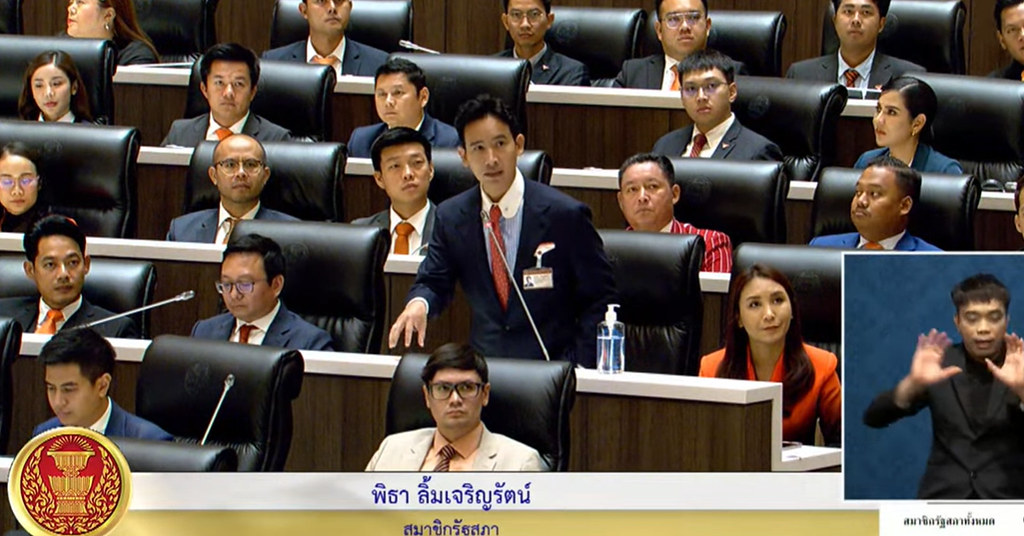
#> input picture Parliment2.jpg, 1024 x 536 px
$ python face-detect.py
#> lines starting #> are read from the running program, lines starting #| are printed output that depends on the picture; after the words box and inside, x2 and y2 are one past the last pixel; in counts of white or black regions, pixels touching at a corner belong together
import cv2

# Load the pre-trained Haar Cascade classifier for face detection
face_cascade = cv2.CascadeClassifier(cv2.data.haarcascades + 'haarcascade_frontalface_default.xml')

# Load the image
image_path = 'Parliment2.jpg'  # Replace with your image path
image = cv2.imread(image_path)
#> image is the input picture: shape (536, 1024, 3); mean B, G, R 72.1, 80.6, 90.9

# Convert the image to grayscale
gray = cv2.cvtColor(image, cv2.COLOR_BGR2GRAY)
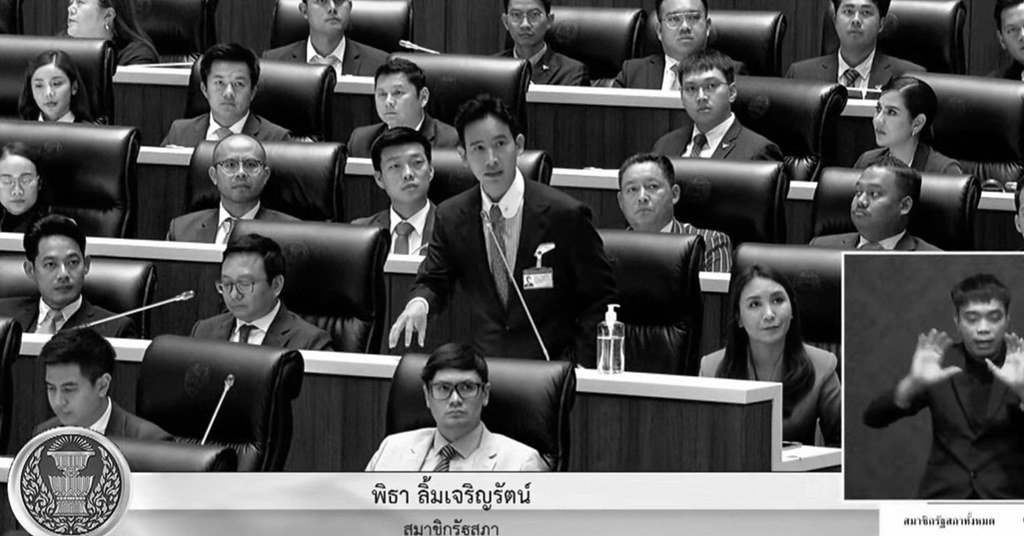
#> gray: shape (536, 1024); min 0, max 255, mean 82.7

# Perform face detection
faces = face_cascade.detectMultiScale(gray, scaleFactor=1.1, minNeighbors=5, minSize=(30, 30), flags=cv2.CASCADE_SCALE_IMAGE)
#> faces = 17 rows, first 6: [367, 75, 49, 49], [660, 2, 48, 48], [23, 64, 52, 52], [504, 1, 43, 43], [200, 60, 58, 58], [614, 165, 58, 58]

# Draw rectangles and add centered labels
for idx, (x, y, w, h) in enumerate(faces):
    cv2.rectangle(image, (x, y), (x+w, y+h), (0, 0, 255), 2)
    label = f"{idx+1}"
    (text_width, text_height), _ = cv2.getTextSize(label, cv2.FONT_HERSHEY_SIMPLEX, 0.9, 2)
    text_x = x + (w - text_width) // 2
    cv2.putText(image, label, (text_x, y-10), cv2.FONT_HERSHEY_SIMPLEX, 0.9, (255, 255, 180), 2)  # Pink text
#> this loop made 17 passes
#> (x, y, w, h, label, text_width, text_x) on passes 1 to 12: (367, 75, 49, 49, '1', 20, 381), (660, 2, 48, 48, '2', 20, 674), (23, 64, 52, 52, '3', 20, 39), (504, 1, 43, 43, '4', 20, 515), (200, 60, 58, 58, '5', 20, 219), (614, 165, 58, 58, '6', 20, 633), (955, 297, 57, 57, '7', 20, 973), (674, 66, 56, 56, '8', 20, 692), (212, 142, 58, 58, '9', 20, 231), (377, 140, 60, 60, '10', 38, 388), (212, 261, 59, 59, '11', 38, 222), (33, 366, 58, 58, '12', 38, 43)
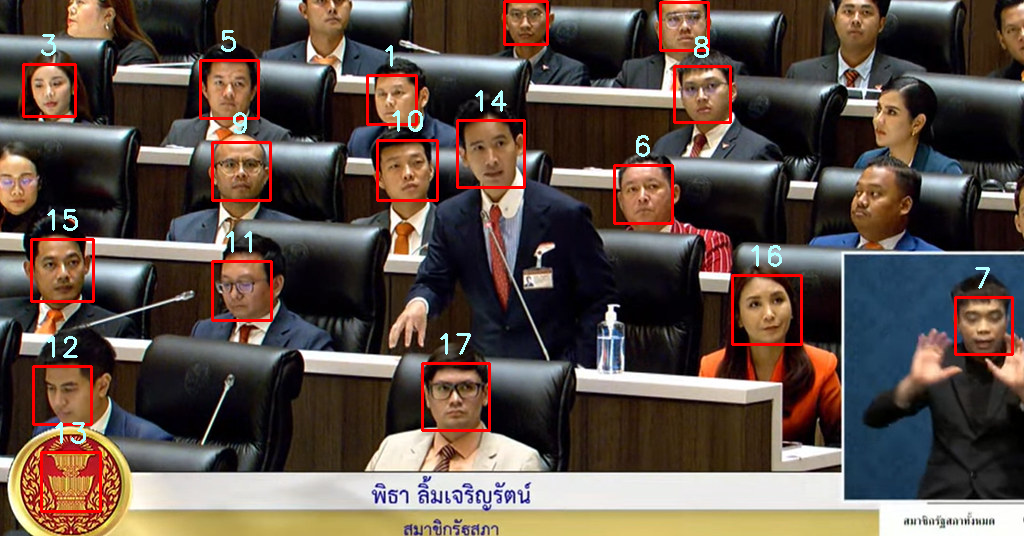
#> image: shape (536, 1024, 3); 2.6% of pixels changed, all inside (x1, y1, x2, y2) = (22, 0, 1014, 513)

# Save the output image
output_path = 'output_Parliment2.jpg'
cv2.imwrite(output_path, image)

print(f"Output image saved as {output_path}")

$ run again, with Parliment.jpg copied over Parliment2.jpg
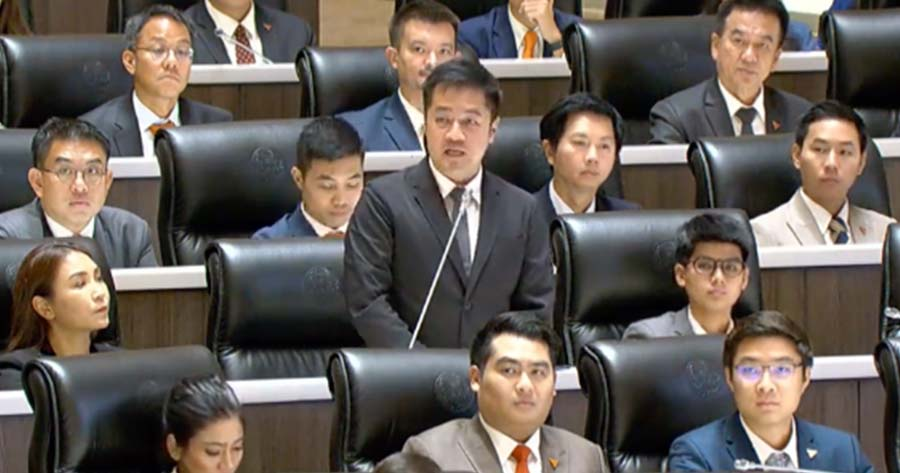
#> input picture Parliment.jpg, 900 x 473 px
#> image is the input picture: shape (473, 900, 3); mean B, G, R 86.8, 92.5, 100.5
#> `gray = cv2.cvtColor(image, cv2.COLOR_BGR2GRAY)`:
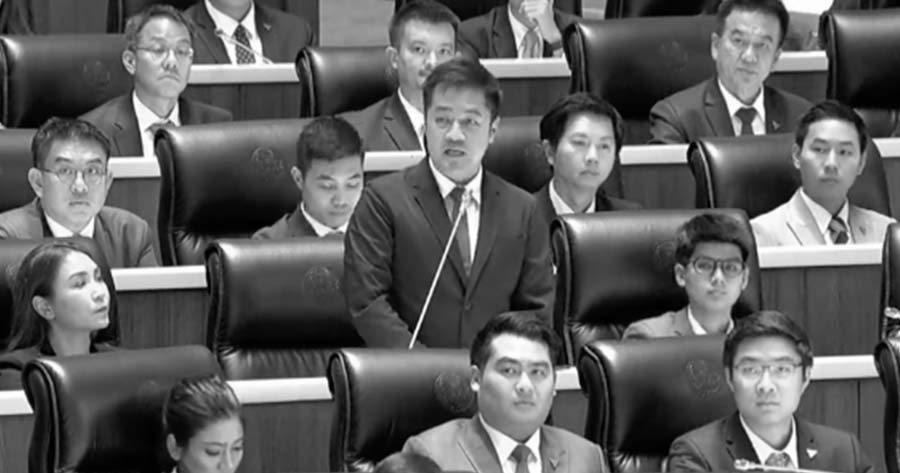
#> gray: shape (473, 900); min 0, max 255, mean 94.2
#> faces = [[308, 163, 62, 62], [134, 24, 68, 68], [556, 118, 69, 69], [685, 243, 66, 66], [711, 12, 77, 77], [795, 121, 74, 74], [38, 140, 80, 80], [480, 339, 85, 85], [417, 91, 79, 79], [723, 335, 88, 88], [395, 22, 73, 73], [48, 252, 76, 76]]
#> the loop `for idx, (x, y, w, h) in enumerate(faces):` made 12 passes
#> (x, y, w, h, label, text_width, text_x) on passes 1 to 8: (308, 163, 62, 62, '1', 20, 329), (134, 24, 68, 68, '2', 20, 158), (556, 118, 69, 69, '3', 20, 580), (685, 243, 66, 66, '4', 20, 708), (711, 12, 77, 77, '5', 20, 739), (795, 121, 74, 74, '6', 20, 822), (38, 140, 80, 80, '7', 20, 68), (480, 339, 85, 85, '8', 20, 512)
#> after the loop `for idx, (x, y, w, h) in enumerate(faces):`:
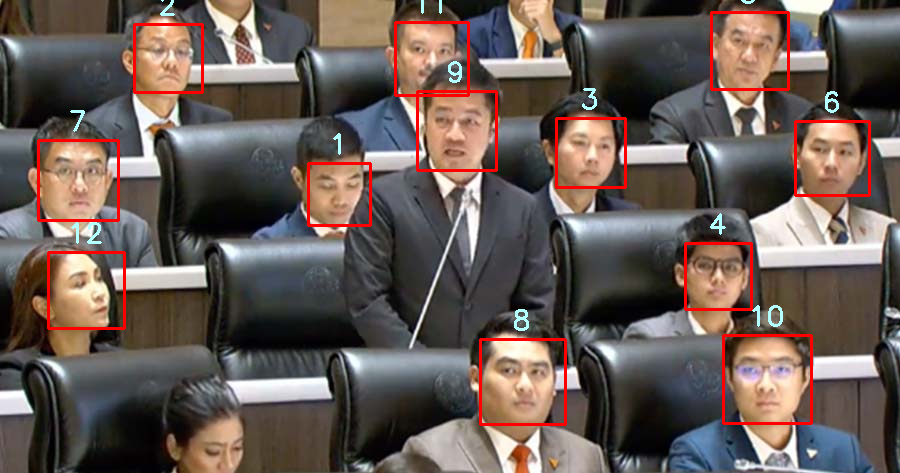
#> image: shape (473, 900, 3); 2.9% of pixels changed, all inside (x1, y1, x2, y2) = (37, 0, 871, 426)
